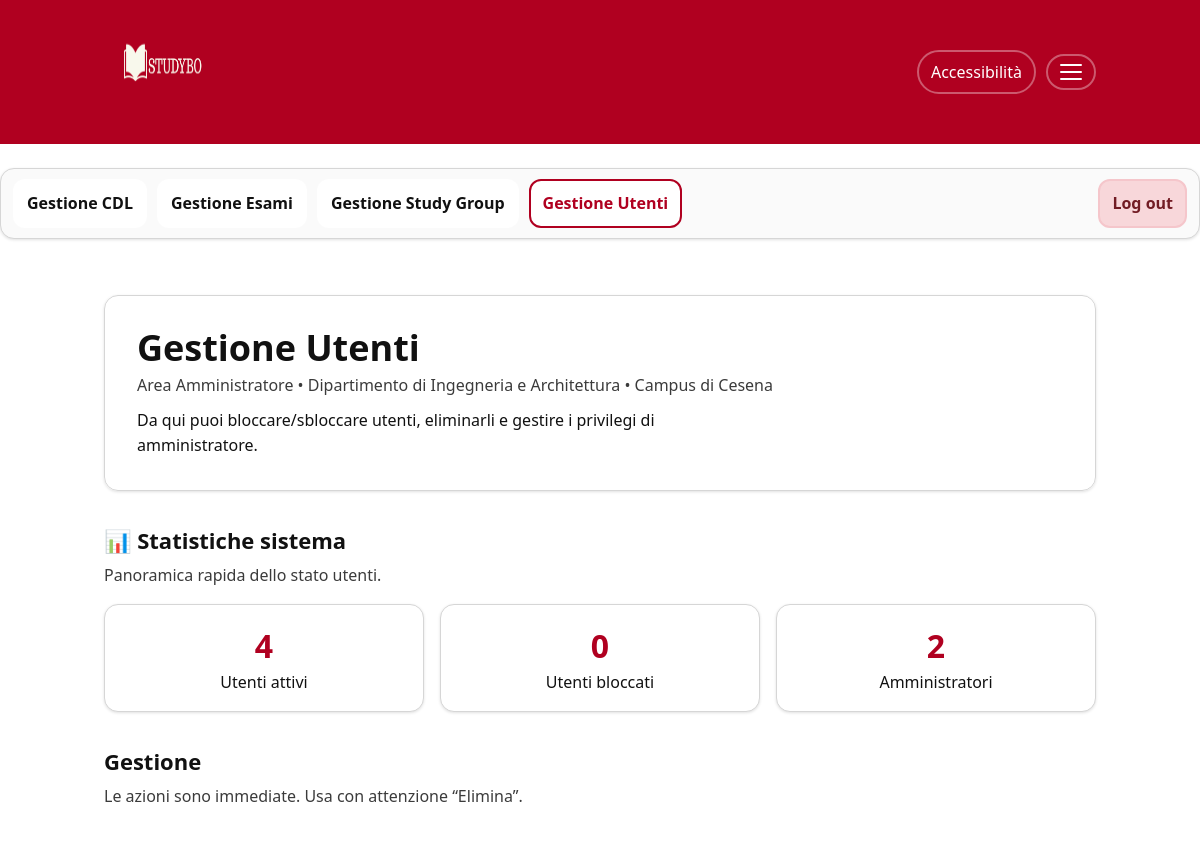
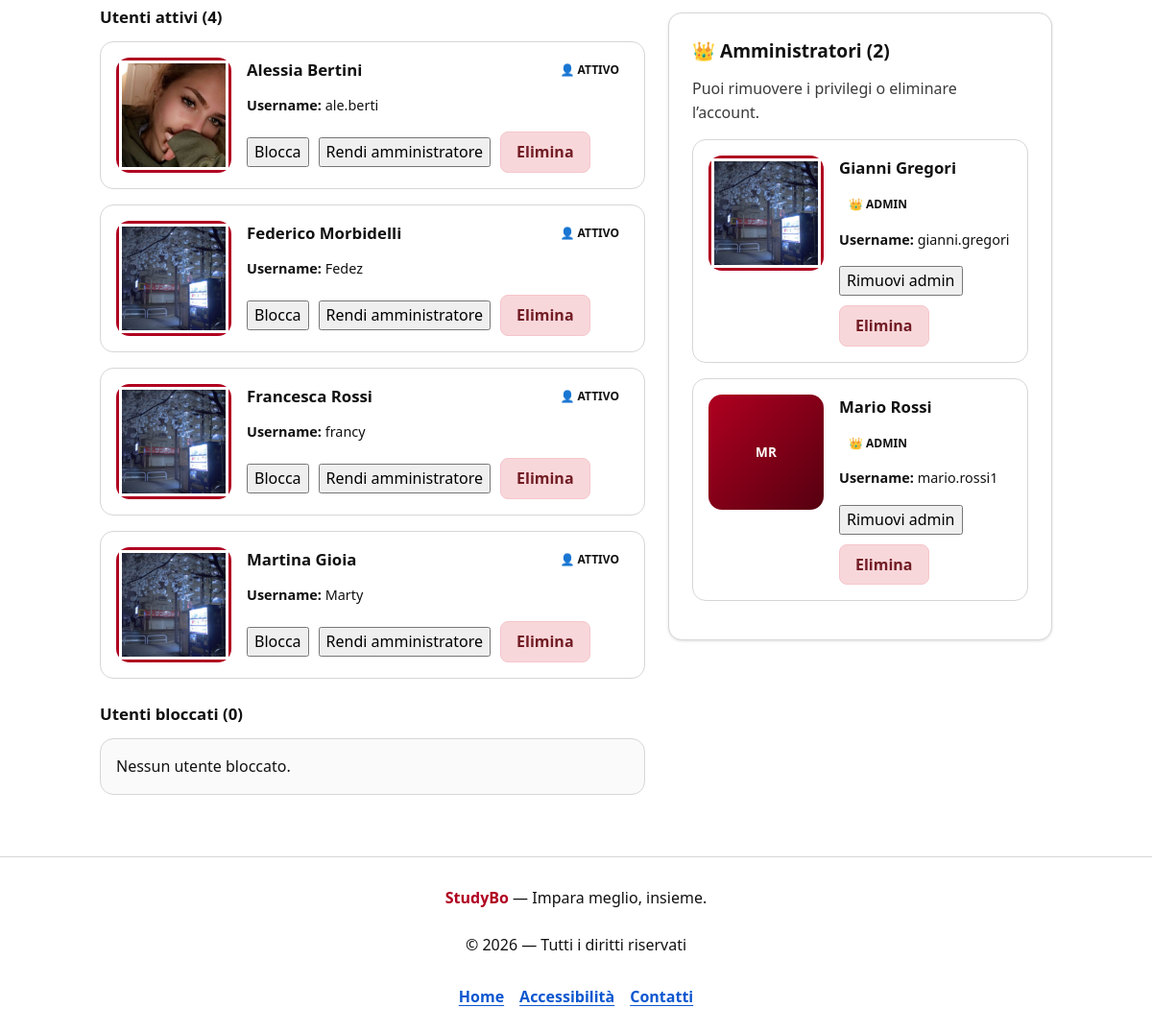
The page /gestioneUtenti.php (signed in) on the database its author committed (2 pictures, top to bottom).
### tables this page shows
CREATE TABLE `user` (
  `username` char(100) NOT NULL,
  `cognome` char(100) NOT NULL,
  `nome` char(100) NOT NULL,
  `password` char(200) NOT NULL,
  `attivo` char(1) NOT NULL,
  `amministratore` char(1) NOT NULL,
  `imguser` char(100) NOT NULL,
  `idcdl` int(11) DEFAULT NULL
);

### db/DatabaseHelper.php (called while the page is built, shortened)
<?php
class DatabaseHelper {
    private $db;
    public function __construct($servername, $username, $password, $dbname, $port){
        $this->db = new mysqli($servername, $username, $password, $dbname, $port);
    }
    public function getAdminUsers(){ return $this->db->query("SELECT * FROM user WHERE amministratore = '1'")->fetch_all(MYSQLI_ASSOC); }
    public function getNormalUsers(){ return $this->db->query("SELECT * FROM user WHERE amministratore = '0' AND attivo = '1'")->fetch_all(MYSQLI_ASSOC); }
    public function getBlockedUsers(){ return $this->db->query("SELECT * FROM user WHERE attivo = '0'")->fetch_all(MYSQLI_ASSOC); }
}
?>

### gestioneUtenti.php (the view, shortened to what this page needs)
<?php
require_once 'db/DatabaseHelper.php';
if (!function_exists('e')) {
    function e(string $s): string {
        return htmlspecialchars($s, ENT_QUOTES, 'UTF-8');
    }
}
$db = new DatabaseHelper(DB_HOST, DB_USER, DB_PASS, DB_NAME, DB_PORT);
$utentiNormali   = $db->getNormalUsers();
$utentiBloccati  = $db->getBlockedUsers();
$amministratori  = $db->getAdminUsers();
$totAttivi = is_array($utentiNormali) ? count($utentiNormali) : 0;
$totBlocc  = is_array($utentiBloccati) ? count($utentiBloccati) : 0;
$totAdmin  = is_array($amministratori) ? count($amministratori) : 0;
function iniziali(string $nome, string $cognome): string {
    $n = trim($nome);
    $c = trim($cognome);
    $a = $n !== '' ? mb_substr($n, 0, 1, 'UTF-8') : '';
    $b = $c !== '' ? mb_substr($c, 0, 1, 'UTF-8') : '';
    $out = strtoupper($a . $b);
    return $out !== '' ? $out : 'U';
}
?>
<!DOCTYPE html>
<html lang="it">
<head>
  <link rel="stylesheet" href="style.css">
</head>
<body onload="checkNotifica()">
  <?php include 'header.php'; ?>
  <?php include 'admin_nav.php'; ?>
  <main class="pagina" id="contenuto" role="main">
    <section class="hero" aria-labelledby="titolo-pagina">
      <h1 id="titolo-pagina" class="admin-title">Gestione Utenti</h1>
      <p class="hero-meta admin-meta">
        Area Amministratore • Dipartimento di Ingegneria e Architettura • Campus di Cesena
      </p>
      <p class="hero-desc admin-desc">
        Da qui puoi bloccare/sbloccare utenti, eliminarli e gestire i privilegi di amministratore.
      </p>
    </section>
    <section class="sezione" aria-labelledby="stats-title">
      <div class="section-head">
        <h2 id="stats-title">📊 Statistiche sistema</h2>
        <p class="section-hint">Panoramica rapida dello stato utenti.</p>
      </div>
      <div class="stats-grid" role="list">
        <div class="stat-item" role="listitem">
          <div class="stat-number"><?= (int)$totAttivi ?></div>
          <div class="stat-label">Utenti attivi</div>
        </div>
        <div class="stat-item" role="listitem">
          <div class="stat-number"><?= (int)$totBlocc ?></div>
          <div class="stat-label">Utenti bloccati</div>
        </div>
        <div class="stat-item" role="listitem">
          <div class="stat-number"><?= (int)$totAdmin ?></div>
          <div class="stat-label">Amministratori</div>
        </div>
      </div>
    </section>
    <section class="sezione" aria-labelledby="lista-title">
      <div class="section-head">
        <h2 id="lista-title">Gestione</h2>
        <p class="section-hint">Le azioni sono immediate. Usa con attenzione “Elimina”.</p>
      </div>
      <div class="admin-layout">
        <div class="admin-list">
          <h3 class="admin-subtitle">Utenti attivi (<?= (int)$totAttivi ?>)</h3>
          <?php if (empty($utentiNormali)): ?>
            <div class="scadenze-box">
              <p style="margin:0;">Nessun utente attivo presente nel sistema.</p>
            </div>
          <?php else: ?>
            <?php foreach ($utentiNormali as $u): ?>
              <?php
                $nome = (string)($u['nome'] ?? '');
                $cognome = (string)($u['cognome'] ?? '');
                $username = (string)($u['username'] ?? '');
                $img = (string)($u['imguser'] ?? '');
                $initials = iniziali($nome, $cognome);
              ?>
              <article class="card-sg user-card" aria-label="Utente: <?= e($nome . ' ' . $cognome) ?>">
                <div class="sg-image-container user-avatar" aria-hidden="true">
                  <?php if(!empty($img)): ?>
                    <img src="<?php echo UPLOAD_DIR . e($img); ?>"
                         alt="Foto profilo di <?php echo e($nome . ' ' . $cognome); ?>">
                  <?php else: ?>
                    <span class="sg-fallback"><?= e($initials) ?></span>
                  <?php endif; ?>
                </div>
                <div class="sg-content">
                  <div class="sg-title-row">
                    <h3 class="sg-title"><?= e(trim($nome . ' ' . $cognome)) ?></h3>
                    <span class="badge badge-user">👤 Attivo</span>
                  </div>
                  <div class="sg-info-grid" role="list">
                    <div role="listitem"><strong>Username:</strong> <?= e($username) ?></div>
                  </div>
                  <div class="admin-actions">
                    <form method="POST" class="inline-form"
                          onsubmit="return confirm('Sei sicuro di voler bloccare questo utente?');">
                      <button class="btn-warn" type="submit">Blocca</button>
                    </form>
                    <form method="POST" class="inline-form"
                          onsubmit="return confirm('Confermi di voler rendere questo utente amministratore?');">
                      <button class="btn-neutral" type="submit">Rendi amministratore</button>
                    </form>
                    <form method="POST" class="inline-form"
                          onsubmit="return confirm('Sei sicuro di voler eliminare questo utente? Questa azione è irreversibile!');">
                      <button class="btn-delete" type="submit">Elimina</button>
                    </form>
                  </div>
                </div>
              </article>
            <?php endforeach; ?>
          <?php endif; ?>
          <h3 class="admin-subtitle">Utenti bloccati (<?= (int)$totBlocc ?>)</h3>
          <?php if (empty($utentiBloccati)): ?>
            <div class="scadenze-box">
              <p style="margin:0;">Nessun utente bloccato.</p>
            </div>
          <?php endif; ?>
        </div>
        <aside class="admin-aside">
          <div class="sezione admin-panel">
            <h2 class="admin-panel-title">👑 Amministratori (<?= (int)$totAdmin ?>)</h2>
            <p class="section-hint">Puoi rimuovere i privilegi o eliminare l’account.</p>
            <?php if (empty($amministratori)): ?>
              <div class="scadenze-box">
                <p style="margin:0;">Nessun amministratore presente.</p>
              </div>
            <?php else: ?>
              <?php foreach ($amministratori as $a): ?>
                <?php
                  $nome = (string)($a['nome'] ?? '');
                  $cognome = (string)($a['cognome'] ?? '');
                  $username = (string)($a['username'] ?? '');
                  $img = (string)($a['imguser'] ?? '');
                  $bloccato = !empty($a['Bloccato']);
                  $initials = iniziali($nome, $cognome);
                ?>
                <article class="card-sg user-card <?= $bloccato ? 'is-blocked' : '' ?>" aria-label="Amministratore: <?= e($nome . ' ' . $cognome) ?>">
                  <div class="sg-image-container user-avatar" aria-hidden="true">
                    <?php if(!empty($img)): ?>
                      <img src="<?php echo UPLOAD_DIR . e($img); ?>"
                           alt="Foto profilo di <?php echo e($nome . ' ' . $cognome); ?>">
                    <?php else: ?>
                      <span class="sg-fallback"><?= e($initials) ?></span>
                    <?php endif; ?>
                  </div>
                  <div class="sg-content">
                    <div class="sg-title-row">
                      <h3 class="sg-title"><?= e(trim($nome . ' ' . $cognome)) ?></h3>
                      <span class="badge badge-admin">👑 Admin</span>
                    </div>
                    <div class="sg-info-grid" role="list">
                      <div role="listitem"><strong>Username:</strong> <?= e($username) ?></div>
                    </div>
                    <div class="admin-actions">
                      <form method="POST" class="inline-form"
                            onsubmit="return confirm('Sei sicuro di voler rimuovere i privilegi di amministratore a questo utente?');">
                        <button class="btn-neutral" type="submit">Rimuovi admin</button>
                      </form>
                      <form method="POST" class="inline-form"
                            onsubmit="return confirm('Sei sicuro di voler eliminare questo amministratore? Questa azione è irreversibile!');">
                        <button class="btn-delete" type="submit">Elimina</button>
                      </form>
                    </div>
                  </div>
                </article>
              <?php endforeach; ?>
            <?php endif; ?>
          </div>
        </aside>
      </div>
    </section>
  </main>
     <?php include 'footer.php'; ?>
</body>
</html>

### style.css (style rules this page uses)
:root { --bg: #ffffff; --text: #111111; --muted: #3b3b3b; --border: #d6d6d6; --surface: #ffffff; --surface-2: #fafafa; --light-gray: #f7f7f7; --brand-dark: #8b0018; --text-main: var(--text); --text-muted: var(--muted); --bg-white: var(--bg); --footer-bg: var(--bg); --brand: #B00020; --brand-contrast: #ffffff; --link: #0b57d0; --radius: 14px; --shadow: 0 1px 3px rgba(0,0,0,.12); --maxw: 1040px; --font: system-ui, -apple-system, Segoe UI, Roboto, Arial, sans-serif; --font-scale: 1; --space-1: 8px; --space-2: 12px; --space-3: 16px; --space-4: 24px; --space-5: 32px; }
* { box-sizing: border-box; }
html { font-size: calc(16px * var(--font-scale)); font-family: var(--font); color: var(--text); background: var(--bg); }
body { margin: 0; line-height: 1.55; }
img { max-width: 100%; height: auto; display: block; }
button { font: inherit; }
.pagina { max-width: var(--maxw); margin: 0 auto; padding: var(--space-5) var(--space-4); }
.hero { padding: var(--space-5); border: 1px solid var(--border); border-radius: var(--radius); box-shadow: var(--shadow); }
.hero h1 { margin: 0 0 6px 0; font-size: clamp(28px, 3vw, 40px); line-height: 1.1; }
.hero-meta { margin: 0 0 14px 0; color: var(--muted); }
.hero-desc { margin: 0 0 18px 0; max-width: 62ch; }
.sezione { margin-top: var(--space-5); }
.section-head h2 { margin: 0 0 6px 0; font-size: 22px; }
.section-hint { margin: 0 0 var(--space-3) 0; color: var(--muted); max-width: 70ch; }
.scadenze-box { border: 1px solid var(--border); border-radius: var(--radius); padding: var(--space-3); background: #fafafa; }
.user-avatar img { border: 3px solid var(--brand); padding: 3px; background: #fff; }
.stats-grid { display: grid; grid-template-columns: repeat(auto-fit, minmax(150px, 1fr)); gap: var(--space-3); margin-bottom: var(--space-4); }
.stat-item { background: var(--bg); border: 1px solid var(--border); padding: var(--space-3); border-radius: var(--radius); text-align: center; box-shadow: var(--shadow); }
.stat-number { font-size: 2rem; font-weight: 800; color: var(--brand); }
.card-sg { display: flex; gap: var(--space-3); background: var(--bg); border: 1px solid var(--border); border-radius: var(--radius); padding: var(--space-3); margin-bottom: var(--space-3); transition: transform 0.2s; }
.sg-image-container { width: 120px; height: 120px; flex-shrink: 0; border-radius: var(--radius); overflow: hidden; background: linear-gradient(135deg, var(--brand) 0%, #550010 100%); }
.sg-image-container img { width: 100%; height: 100%; object-fit: cover; }
.sg-content { flex: 1; }
.sg-info-grid { display: grid; grid-template-columns: repeat(auto-fit, minmax(180px, 1fr)); gap: 8px; margin: 12px 0; font-size: 0.9rem; }
.badge { padding: 4px 10px; border-radius: 8px; font-size: 0.75rem; font-weight: 700; text-transform: uppercase; }
.btn-delete { background: #f8d7da; color: #721c24; border: 1px solid #f5c6cb; padding: 8px 16px; border-radius: 8px; cursor: pointer; font-weight: 600; }
.admin-layout { display:grid; grid-template-columns: 1.6fr .9fr; gap: var(--space-4); align-items:start; }
.admin-subtitle { margin: var(--space-4) 0 var(--space-2); font-size: 1.05rem; }
.admin-actions { display:flex; gap: 10px; align-items:center; flex-wrap: wrap; margin-top: var(--space-3); }
.inline-form { display:inline; }
.admin-panel { background: var(--bg); border: 1px solid var(--border); border-radius: var(--radius); padding: var(--space-4); box-shadow: var(--shadow); }
.admin-panel-title { margin: 0 0 var(--space-2) 0; font-size: 1.2rem; }
.admin-title { margin: 0; }
.admin-meta { margin: 6px 0 0; }
.admin-desc { margin: 10px 0 0; }
.sg-title-row { display:flex; align-items:center; justify-content:space-between; gap:12px; flex-wrap:wrap; }
.sg-title { margin:0; font-size: 1.05rem; }
.sg-image-container { position: relative; }
.sg-fallback { position:absolute; inset:0; display:flex; align-items:center; justify-content:center; padding: 10px; text-align:center; color:#fff; font-weight:800; font-size: .85rem; }

### rows shown on the page
user: imguser (picture), nome+cognome "Alessia Bertini", username "ale.berti"
user: imguser (picture), nome+cognome "Federico Morbidelli", username "Fedez"
user: imguser (picture), nome+cognome "Francesca Rossi", username "francy"
user: imguser (picture), nome+cognome "Martina Gioia", username "Marty"
user: imguser (picture), nome+cognome "Gianni Gregori", username "gianni.gregori"
user: initials "MR", nome+cognome "Mario Rossi", username "mario.rossi1"

### other values the page prints
$l['label'] "Gestione CDL"
$l['label'] "Gestione Esami"
$l['label'] "Gestione Study Group"
$l['label'] "Gestione Utenti"
$totAttivi "4"
$totBlocc "0"
$totAdmin "2"
